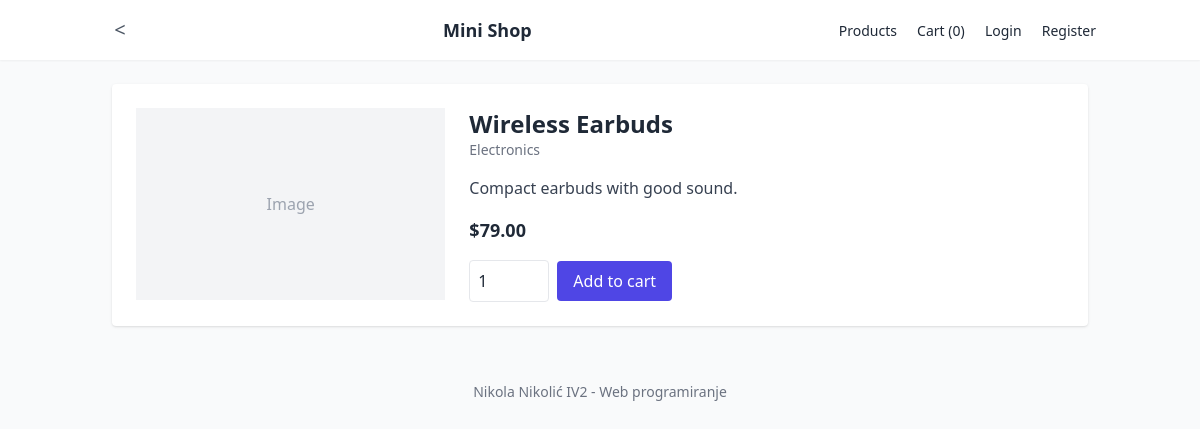
The app's page /product.php?id=3 with its own data.
### tables this page shows
CREATE TABLE IF NOT EXISTS products (
  id INT AUTO_INCREMENT PRIMARY KEY,
  category_id INT,
  title VARCHAR(200) NOT NULL,
  description TEXT,
  price DECIMAL(10,2) NOT NULL DEFAULT 0,
  image VARCHAR(255) DEFAULT NULL,
  created_at TIMESTAMP DEFAULT CURRENT_TIMESTAMP,
  FOREIGN KEY (category_id) REFERENCES categories(id) ON DELETE SET NULL
);

CREATE TABLE IF NOT EXISTS categories (
  id INT AUTO_INCREMENT PRIMARY KEY,
  name VARCHAR(100) NOT NULL,
  slug VARCHAR(120) NOT NULL UNIQUE
);

### src/models.php (called while the page is built, shortened)
<?php
require_once __DIR__ . '/db.php';
function getProduct($id) {
    global $pdo;
    $stmt = $pdo->prepare('SELECT p.*, c.name as category_name FROM products p LEFT JOIN categories c ON p.category_id=c.id WHERE p.id = ?');
    $stmt->execute([$id]);
    return $stmt->fetch();
}

### public/product.php (the view, shortened to what this page needs)
<?php
require_once __DIR__ . '/../src/models.php';
require_once __DIR__ . '/_header.php';
$id = $_GET['id'] ?? null;
$p = getProduct($id);
?>
<div class="bg-white p-6 rounded shadow">
  <div class="flex gap-6">
    <?php if(!empty($p['image'])): ?>
      <div class="w-1/3">
        <img src="<?php echo htmlspecialchars($p['image']); ?>" alt="<?php echo htmlspecialchars($p['title']); ?>" class="w-full h-48 object-cover rounded">
      </div>
    <?php else: ?>
      <div class="w-1/3 bg-gray-100 h-48 flex items-center justify-center text-gray-400">Image</div>
    <?php endif; ?>
    <div class="flex-1">
      <h2 class="text-2xl font-semibold"><?php echo htmlspecialchars($p['title']); ?></h2>
      <div class="text-sm text-gray-500"><?php echo htmlspecialchars($p['category_name']); ?></div>
      <p class="mt-4 text-gray-700"><?php echo nl2br(htmlspecialchars($p['description'])); ?></p>
      <div class="mt-4 font-bold text-lg">$<?php echo number_format($p['price'],2); ?></div>
      <form action="cart.php" method="post" class="mt-4 flex items-center gap-2">
        <input type="number" name="qty" value="1" min="1" class="w-20 p-2 border rounded">
        <button class="bg-indigo-600 text-white px-4 py-2 rounded">Add to cart</button>
      </form>
    </div>
  </div>
</div>
<?php require_once __DIR__ . '/_footer.php'; ?>

### records on screen
products: title "Wireless Earbuds", category.name "Electronics", description "Compact earbuds with good sound.", price "79.00"
